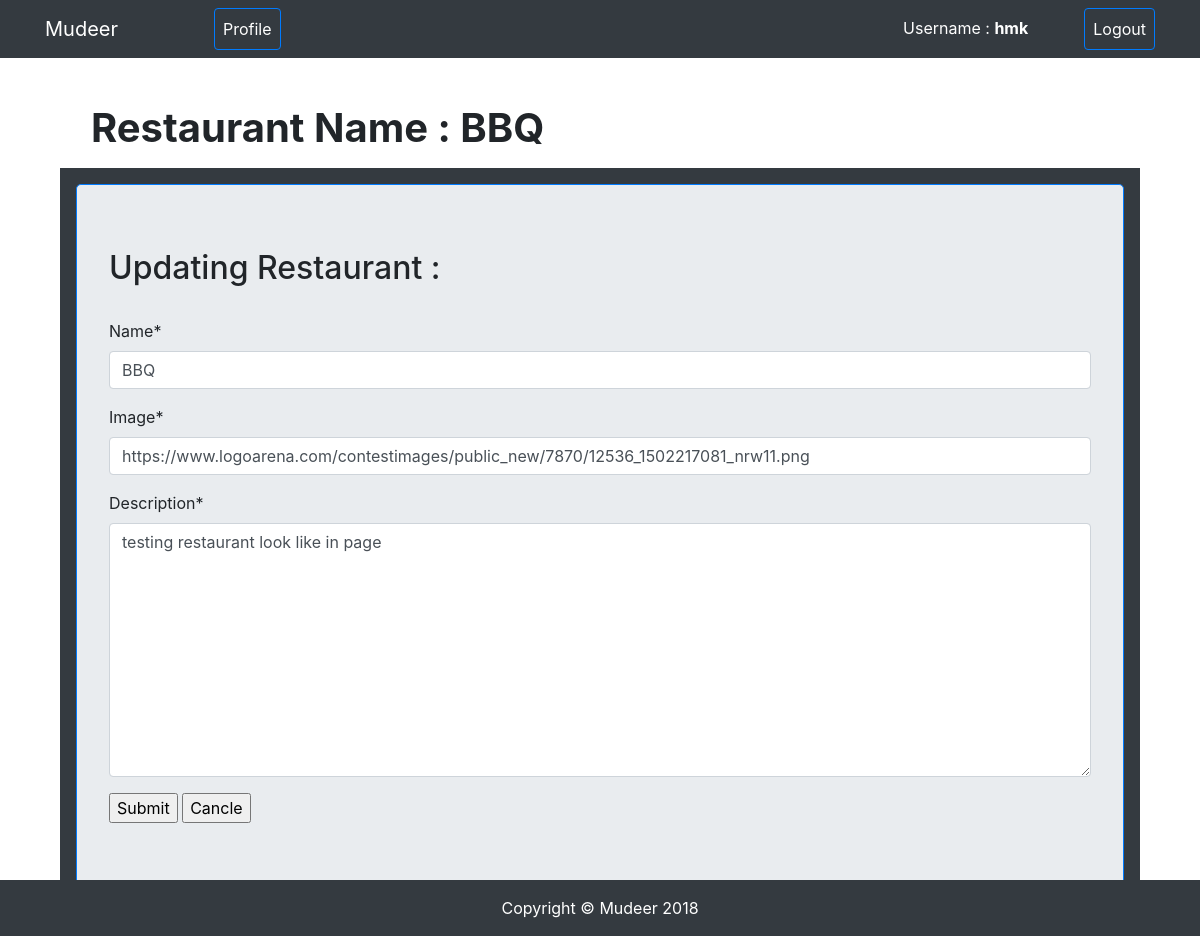
The app's page /update/1/ (signed in), older data.
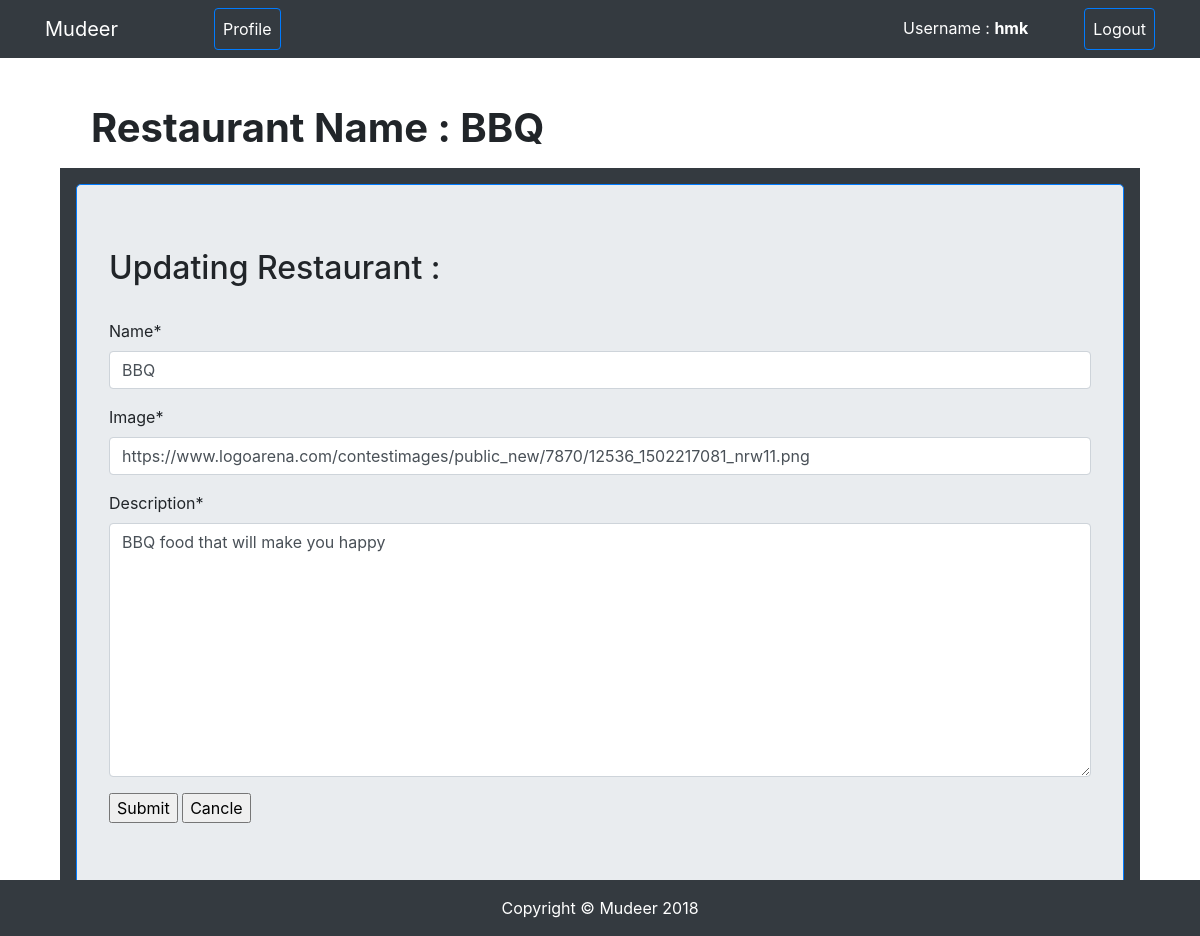
The same page, newer data.
### POSsystem/models.py (models this page shows, shortened)
class Restaurant(models.Model):
	name = models.CharField(max_length=25)
	image = models.CharField(max_length=300)
	owner = models.ForeignKey(User, on_delete=models.CASCADE)
	description = models.TextField()
	established = models.DateField(auto_now_add=True)

### POSsystem/views.py (the view, shortened to what this page needs)
# urls.py: path('update/<int:restaurant_id>/', views.update, name="update_rest"),
def update(request, restaurant_id):
	restaurant_obj = Restaurant.objects.get(id=restaurant_id)
	if not(request.user.is_staff or request.user==restaurant_obj.owner):
		raise Http404("You don't have permission")
	form = RestaurantForm(instance=restaurant_obj)
	context = {
		"form": form,
		"restaurant_obj": restaurant_obj,
	}
	return render(request, 'update_rest.html', context)

### POSsystem/forms.py
class RestaurantForm(forms.ModelForm):
	class Meta:
		model = Restaurant
		fields = '__all__'
		exclude =['owner']

### POSsystem/templates/update_rest.html (shortened to what this page needs)
{% extends "base.html" %}
{% load crispy_forms_tags %}
{% block content %}
<div class="container">
	<div class="col-md-12">
		<h1 class="mt-5 ml-3"><strong>Restaurant Name : {{restaurant_obj.name}}</strong></h1>
	</div>
	<div class="col-md-12 bg-dark mt-3 md-3 px-3 p-3">
		<form class="jumbotron border border-primary" action="{% url 'update_rest' restaurant_id=restaurant_obj.id %}" method="POST">
			<h2> Updating Restaurant :</h2>
			<br>
		{{form|crispy}}
		<input type="submit" name="Update">
		<input type='submit' name="cancle" value="Cancle">
	</form>
</div>
</div>
{% endblock content %}

Row changes from the older to the newer data that the page shows:
changed Restaurant "BBQ": description "testing restaurant look like in page" → "BBQ food that will make you happy"
